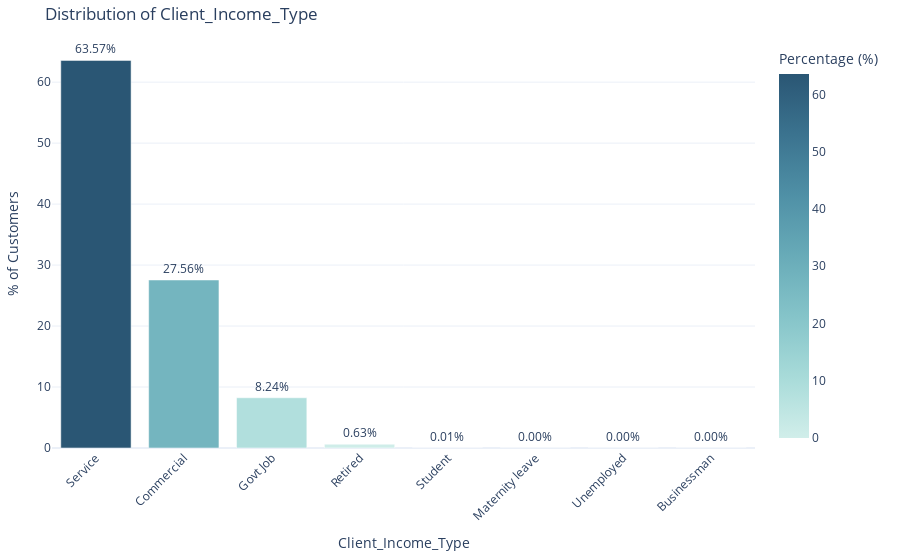

This figure's notebook cell:
### Code cell
analyze_categorical_column(data, "Client_Income_Type")

### Figure 1 — Plotly figure (JSON) as saved in the notebook; plotly's stock layout.template omitted (floating-point values rounded to 4 significant figures)
{"data": [{"hovertemplate": "Client_Income_Type=%{x}<br>Percentage (%)=%{marker.color}<extra></extra>", "legendgroup": "", "marker": {"color": [63.57, 27.56, 8.241, 0.6257, 0.007945, 0.001986, 0.0009931, 0.0009931], "coloraxis": "coloraxis", "pattern": {"shape": ""}}, "name": "", "orientation": "v", "showlegend": false, "text": [63.57, 27.56, 8.241, 0.6257, 0.007945, 0.001986, 0.0009931, 0.0009931], "textposition": "outside", "texttemplate": "%{text:.2f}%", "type": "bar", "x": ["Service", "Commercial", "Govt Job", "Retired", "Student", "Maternity leave", "Unemployed", "Businessman"], "xaxis": "x", "y": [63.57, 27.56, 8.241, 0.6257, 0.007945, 0.001986, 0.0009931, 0.0009931], "yaxis": "y"}], "layout": {"barmode": "relative", "coloraxis": {"colorbar": {"title": {"text": "Percentage (%)"}}, "colorscale": [[0, "rgb(209, 238, 234)"], [0.1667, "rgb(168, 219, 217)"], [0.3333, "rgb(133, 196, 201)"], [0.5, "rgb(104, 171, 184)"], [0.6667, "rgb(79, 144, 166)"], [0.8333, "rgb(59, 115, 143)"], [1, "rgb(42, 86, 116)"]]}, "legend": {"tracegroupgap": 0}, "margin": {"b": 80, "l": 40, "r": 40, "t": 40}, "showlegend": false, "title": {"text": "Distribution of Client_Income_Type"}, "xaxis": {"anchor": "y", "domain": [0, 1], "tickangle": -45, "title": {"text": "Client_Income_Type"}}, "yaxis": {"anchor": "x", "domain": [0, 1], "title": {"text": "% of Customers"}}}}
